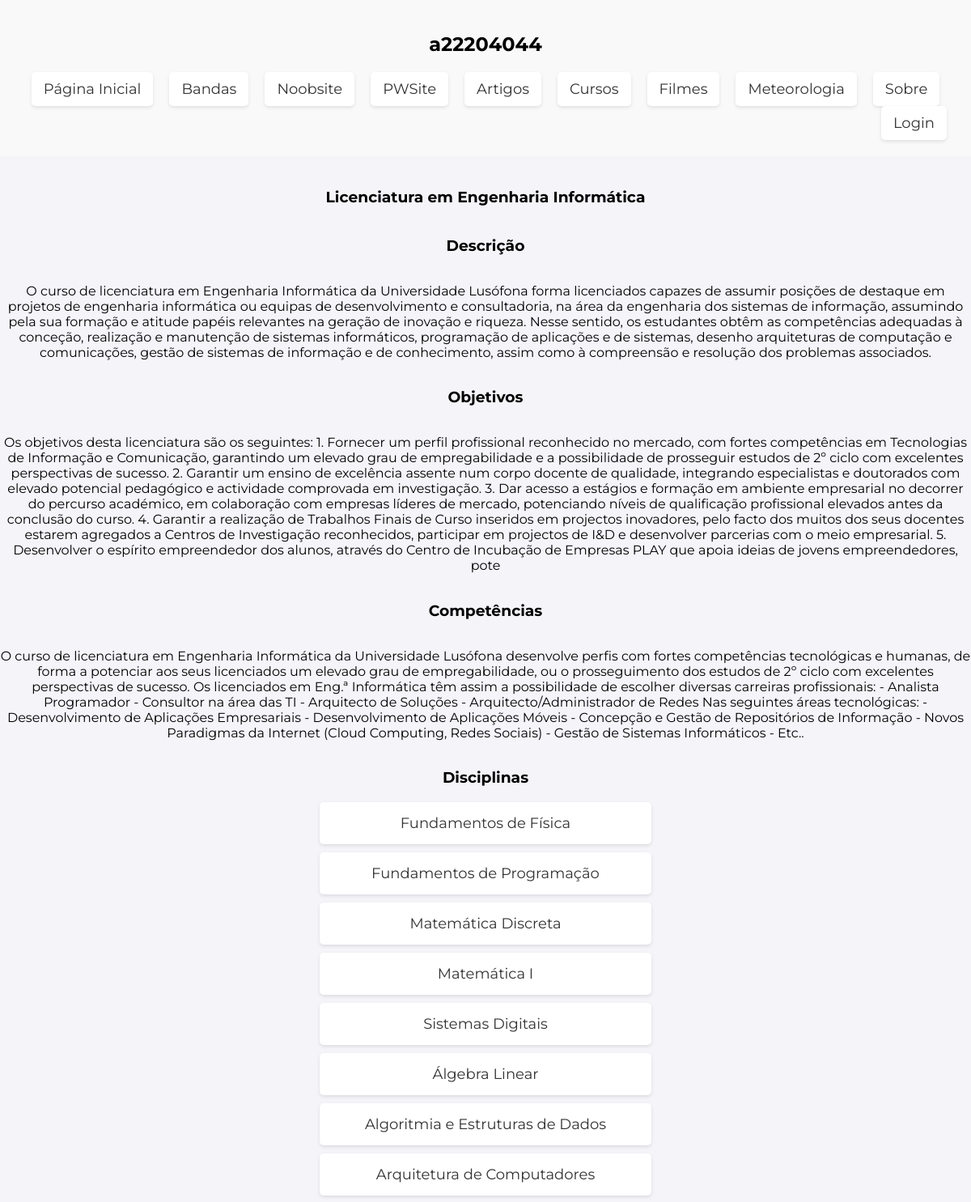
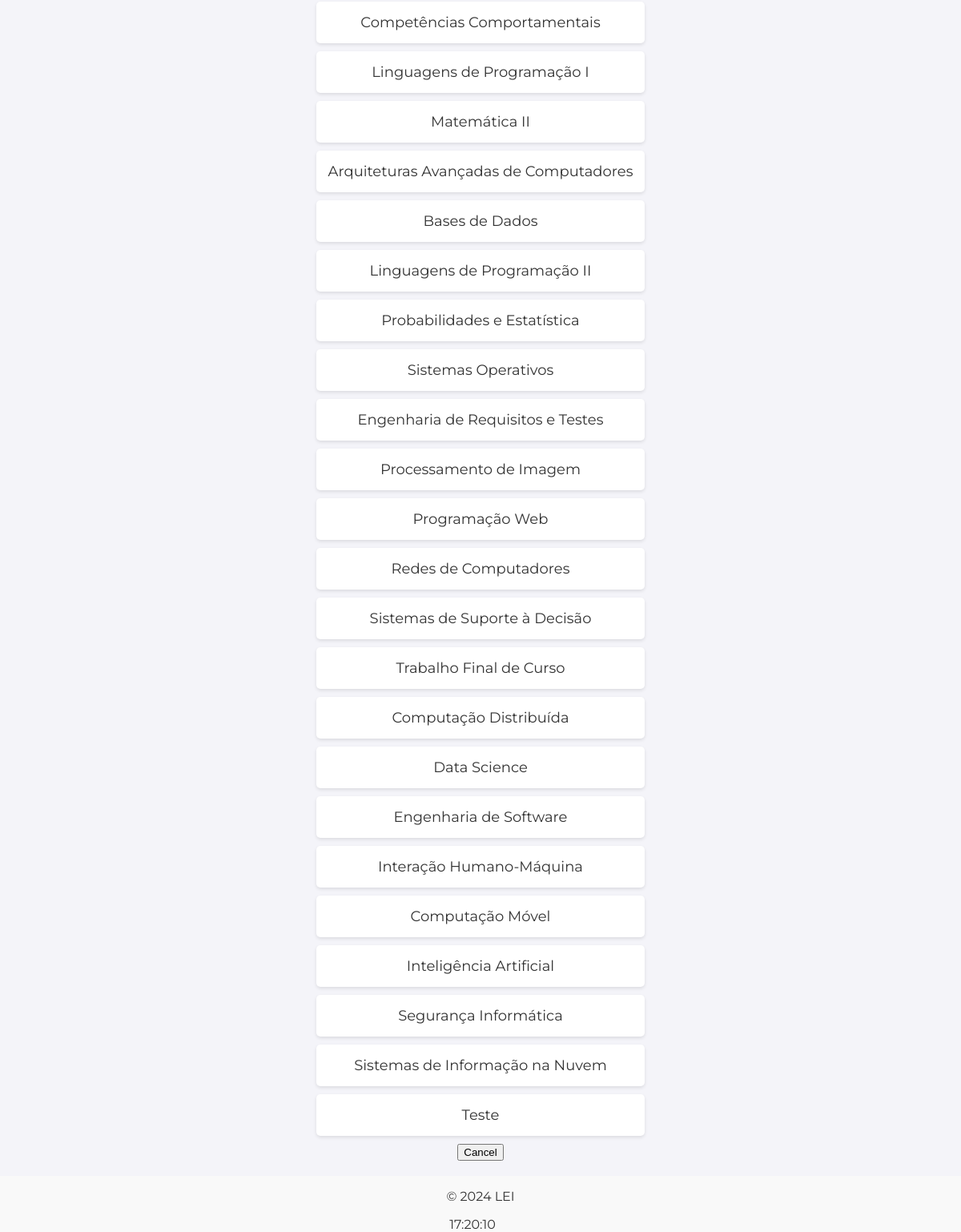
Screenshot of /curso/cursos/1 with the database file from the repository (2 pictures, top to bottom).
### curso/models.py (models this page shows, shortened)
class Curso(models.Model):
  nome = models.CharField(max_length=255)
  descricao = models.TextField()
  objetivos = models.TextField()
  competencias = models.TextField()

class Disciplina(models.Model):
  nome = models.CharField(max_length=255)
  ano = models.IntegerField()
  semestre = models.CharField(max_length=255)
  ects = models.IntegerField()
  curricularUnitReadableCode = models.CharField(max_length=255)
  areaCientifica = models.ForeignKey(AreaCientifica, on_delete=models.CASCADE, related_name = 'disciplinas')
  linguagensProgramacao = models.ManyToManyField(LinguagemProgramacao, null=True, blank=True, related_name = 'disciplina')
  curso = models.ForeignKey(Curso, on_delete=models.CASCADE, related_name = 'curso')

### curso/views.py (the view)
# urls.py: path('cursos/<int:curso_id>', views.curso_details_view, name='curso_details'),
def curso_details_view(request, curso_id):
    disciplinas = Disciplina.objects.filter(curso=curso_id)
    canUserManipulate = request.user.groups.filter(name='Editores de cursos').exists()
    context = {'curso': Curso.objects.get(pk=curso_id), 'disciplinas': disciplinas, 'canUserManipulate':canUserManipulate}
    return render(request, 'curso/curso_details.html', context)

### curso/templates/curso/curso_details.html (shortened to what this page needs)
{% extends 'base.html' %}
{% block content %}
<h3>Licenciatura em {{curso.nome}}</h3>
<h3>Descrição</h3>
<p>{{curso.descricao}}</p>
<h3>Objetivos</h3>
<p>{{curso.objetivos}}</p>
<h3>Competências</h3>
<p>{{curso.competencias}}</p>
<h3>Disciplinas</h3>
<ul>
  {% for disciplina in disciplinas %}
    <li> <a href="{% url 'curso:disciplina' disciplina.id %}">{{ disciplina.nome }}</a></li>
  {% endfor %}
</ul>
<form action="{% url 'curso:cursos'%}">
    <input type="submit" value="Cancel" />
</form><br>
{% endblock %}

### rows the page displays
Curso: nome "Engenharia Informática", descricao "O curso de licenciatura em Engenharia Informática da Universidade Lusófona forma licenciados capazes de assumir posições de destaque em projetos de engenharia informática ou equipas de desenvolvimento e consultadoria, na área da engenharia dos sistemas de informação, assumindo pela sua formação e atitude papéis relevantes na geração de inovação e riqueza. Nesse sentido, os estudantes obtêm as competências adequadas à conceção, realização e manutenção de sistemas informáticos, programação de aplicações e de sistemas, desenho arquiteturas de computação e comunicações, gestão de sistemas de informação e de conhecimento, assim como à compreensão e resolução dos problemas associados.", objetivos "Os objetivos desta licenciatura são os seguintes: 1. Fornecer um perfil profissional reconhecido no mercado, com fortes competências em Tecnologias de Informação e Comunicação, garantindo um elevado grau de empregabilidade e a possibilidade de prosseguir estudos de 2º ciclo com excelentes perspectivas de sucesso. 2. Garantir um ensino de excelência assente num corpo docente de qualidade, integrando especialistas e doutorados com elevado potencial pedagógico e actividade comprovada em investigação. 3. Dar acesso a estágios e formação em ambiente empresarial no decorrer do percurso académico, em colaboração com empresas líderes de mercado, potenciando níveis de qualificação profissional…", competencias "O curso de licenciatura em Engenharia Informática da Universidade Lusófona desenvolve perfis com fortes competências tecnológicas e humanas, de forma a potenciar aos seus licenciados um elevado grau de empregabilidade, ou o prosseguimento dos estudos de 2º ciclo com excelentes perspectivas de sucesso. Os licenciados em Eng.ª Informática têm assim a possibilidade de escolher diversas carreiras profissionais: - Analista Programador - Consultor na área das TI - Arquitecto de Soluções - Arquitecto/Administrador de Redes Nas seguintes áreas tecnológicas: - Desenvolvimento de Aplicações Empresariais - Desenvolvimento de Aplicações Móveis - Concepção e Gestão de Repositórios de Informação - Novos…"
Disciplina: nome "Fundamentos de Física"
Disciplina: nome "Fundamentos de Programação"
Disciplina: nome "Matemática Discreta"
Disciplina: nome "Matemática I"
Disciplina: nome "Sistemas Digitais"
Disciplina: nome "Álgebra Linear"
Disciplina: nome "Algoritmia e Estruturas de Dados"
Disciplina: nome "Arquitetura de Computadores"
Disciplina: nome "Competências Comportamentais"
Disciplina: nome "Linguagens de Programação I"
Disciplina: nome "Matemática II"
Disciplina: nome "Arquiteturas Avançadas de Computadores"
Disciplina: nome "Bases de Dados"
Disciplina: nome "Linguagens de Programação II"
Disciplina: nome "Probabilidades e Estatística"
Disciplina: nome "Sistemas Operativos"
Disciplina: nome "Engenharia de Requisitos e Testes"
Disciplina: nome "Processamento de Imagem"
Disciplina: nome "Programação Web"
Disciplina: nome "Redes de Computadores"
Disciplina: nome "Sistemas de Suporte à Decisão"
Disciplina: nome "Trabalho Final de Curso"
Disciplina: nome "Computação Distribuída"
Disciplina: nome "Data Science"
Disciplina: nome "Engenharia de Software"
Disciplina: nome "Interação Humano-Máquina"
Disciplina: nome "Computação Móvel"
Disciplina: nome "Inteligência Artificial"
Disciplina: nome "Segurança Informática"
Disciplina: nome "Sistemas de Informação na Nuvem"
Disciplina: nome "Teste"
